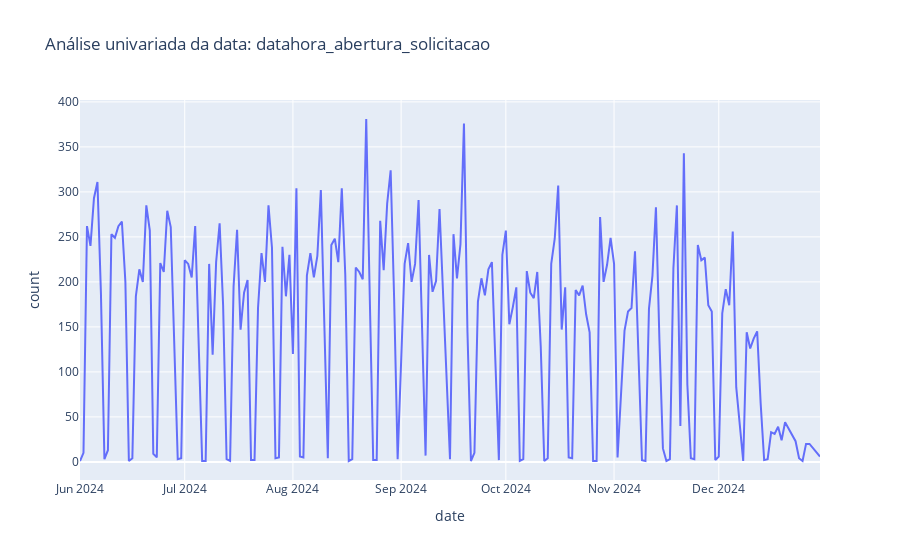
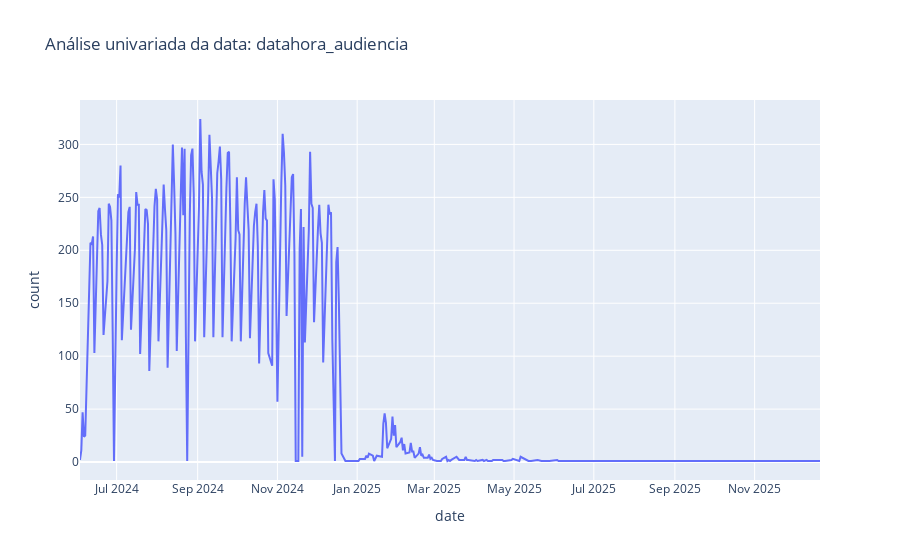
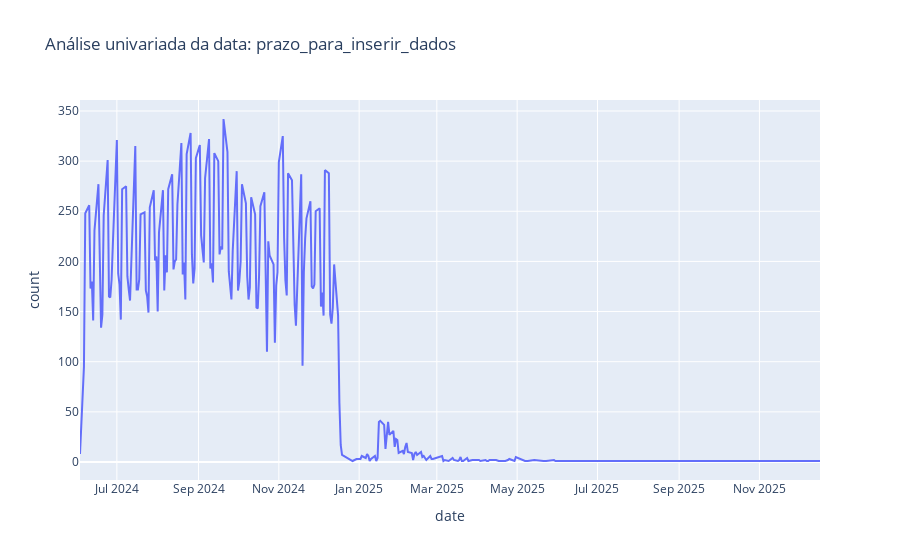
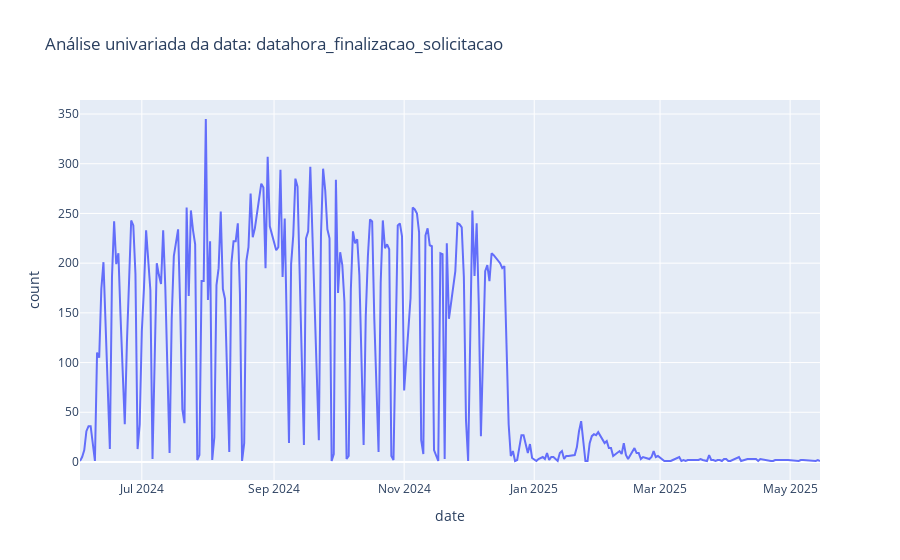

These figures' notebook cell, in order:
### Code cell
# Colunas de data
df_text = df_audiencias.copy()
date_cols = ['datahora_abertura_solicitacao', 'datahora_audiencia', 'prazo_para_inserir_dados','datahora_finalizacao_solicitacao']
# Análise univariada das datas
for col in date_cols:
    # Converte para datetime, caso ainda não esteja
    df_text[col] = pd.to_datetime(df_text[col], errors='coerce')
    # Cria uma coluna extra com a data (sem hora)
    df_text[f"{col}_date"] = df_text[col].dt.date
    
    # Conta a frequência de cada data
    date_counts = df_text[f"{col}_date"].value_counts().reset_index()
    date_counts.columns = ['date', 'count']
    date_counts = date_counts.sort_values('date')
    
    # Plota um gráfico de linha para visualizar a tendência
    fig = px.line(date_counts, x='date', y='count', title=f"Análise univariada da data: {col}")
    fig.show()

### Figure 1 — Plotly figure (JSON) as saved in the notebook; plotly's stock layout.template omitted (floating-point values rounded to 4 significant figures; data arrays with more than 128 entries replaced by an {"elided": "..."} marker saying what was removed)
{"data": [{"hovertemplate": "date=%{x}<br>count=%{y}<extra></extra>", "legendgroup": "", "line": {"color": "#636efa", "dash": "solid"}, "marker": {"symbol": "circle"}, "mode": "lines", "name": "", "orientation": "v", "showlegend": false, "type": "scatter", "x": {"elided": "202 str values"}, "xaxis": "x", "y": {"elided": "202 int values"}, "yaxis": "y"}], "layout": {"legend": {"tracegroupgap": 0}, "title": {"text": "Análise univariada da data: datahora_abertura_solicitacao"}, "xaxis": {"anchor": "y", "domain": [0, 1], "title": {"text": "date"}}, "yaxis": {"anchor": "x", "domain": [0, 1], "title": {"text": "count"}}}}

### Figure 2 — Plotly figure (JSON) as saved in the notebook; plotly's stock layout.template omitted (floating-point values rounded to 4 significant figures; data arrays with more than 128 entries replaced by an {"elided": "..."} marker saying what was removed)
{"data": [{"hovertemplate": "date=%{x}<br>count=%{y}<extra></extra>", "legendgroup": "", "line": {"color": "#636efa", "dash": "solid"}, "marker": {"symbol": "circle"}, "mode": "lines", "name": "", "orientation": "v", "showlegend": false, "type": "scatter", "x": {"elided": "243 str values"}, "xaxis": "x", "y": {"elided": "243 int values"}, "yaxis": "y"}], "layout": {"legend": {"tracegroupgap": 0}, "title": {"text": "Análise univariada da data: datahora_audiencia"}, "xaxis": {"anchor": "y", "domain": [0, 1], "title": {"text": "date"}}, "yaxis": {"anchor": "x", "domain": [0, 1], "title": {"text": "count"}}}}

### Figure 3 — Plotly figure (JSON) as saved in the notebook; plotly's stock layout.template omitted (floating-point values rounded to 4 significant figures; data arrays with more than 128 entries replaced by an {"elided": "..."} marker saying what was removed)
{"data": [{"hovertemplate": "date=%{x}<br>count=%{y}<extra></extra>", "legendgroup": "", "line": {"color": "#636efa", "dash": "solid"}, "marker": {"symbol": "circle"}, "mode": "lines", "name": "", "orientation": "v", "showlegend": false, "type": "scatter", "x": {"elided": "234 str values"}, "xaxis": "x", "y": {"elided": "234 int values"}, "yaxis": "y"}], "layout": {"legend": {"tracegroupgap": 0}, "title": {"text": "Análise univariada da data: prazo_para_inserir_dados"}, "xaxis": {"anchor": "y", "domain": [0, 1], "title": {"text": "date"}}, "yaxis": {"anchor": "x", "domain": [0, 1], "title": {"text": "count"}}}}

### Figure 4 — Plotly figure (JSON) as saved in the notebook; plotly's stock layout.template omitted (floating-point values rounded to 4 significant figures; data arrays with more than 128 entries replaced by an {"elided": "..."} marker saying what was removed)
{"data": [{"hovertemplate": "date=%{x}<br>count=%{y}<extra></extra>", "legendgroup": "", "line": {"color": "#636efa", "dash": "solid"}, "marker": {"symbol": "circle"}, "mode": "lines", "name": "", "orientation": "v", "showlegend": false, "type": "scatter", "x": {"elided": "276 str values"}, "xaxis": "x", "y": {"elided": "276 int values"}, "yaxis": "y"}], "layout": {"legend": {"tracegroupgap": 0}, "title": {"text": "Análise univariada da data: datahora_finalizacao_solicitacao"}, "xaxis": {"anchor": "y", "domain": [0, 1], "title": {"text": "date"}}, "yaxis": {"anchor": "x", "domain": [0, 1], "title": {"text": "count"}}}}
